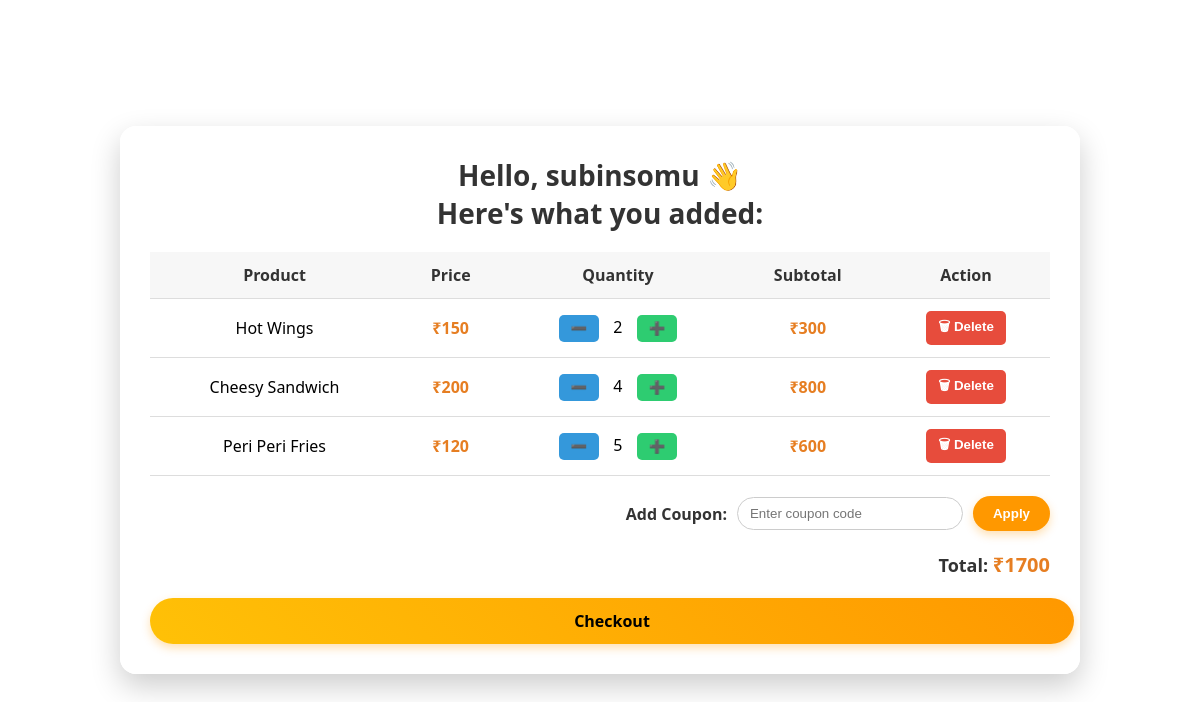
The app's page /cartitems/ (signed in) with its own data.
### myapp/models.py (models this page shows, shortened)
class MyUser(AbstractUser):
    phone = models.CharField(max_length=15, null=True, blank=True)
    address=models.TextField(blank=True,null=True)

### myapp1/models.py (models this page shows, shortened)
class FoodItem(models.Model):
    name = models.CharField(max_length=100,blank=True,null=True)
    price = models.IntegerField(max_length=10,blank=True,null=True)
    image = models.ImageField(upload_to='food_images/',blank=True,null=True)
    description = models.TextField(blank=True, null=True)

### myapp/views.py (the view)
# urls.py: path('cartitems/', views.show_cart, name='show_cart'),
def show_cart(request):
    user = request.user
    cart_items = Cart.objects.filter(user=user)
    cart_data = []
    total = 0
    for item in cart_items:
        subtotal = item.product.price * item.quantity
        total += subtotal
        cart_data.append({
            'product': item.product,
            'quantity': item.quantity,
            'subtotal': subtotal
        })
    discount = 0
    coupon_code = ""
    if request.method == 'POST':
        C_code = request.POST.get('coupon_code')
        coupon_code = C_code
        try:
            code = Coupon.objects.get(coupon_code=C_code)
            discount = int((code.discount_percent / 100) * total)
            request.session['discount'] = discount
            request.session['coupon_code'] = C_code
            messages.success(request, f"{code.discount_percent}% discount applied!")
        except:
            request.session['discount'] = 0
            request.session['coupon_code'] = ""
            messages.error(request, "Invalid coupon.")
    else:
        discount = request.session.get('discount', 0)
        coupon_code = request.session.get('coupon_code', '')
    final_total = total - discount
    context = {
        'cart_items': cart_data,
        'total': final_total,
        'discount': discount,
        'coupon_code': coupon_code,
        'username': user.username
    }
    return render(request, 'add_cart.html', context)

### myapp/templates/add_cart.html (shortened to what this page needs)
<!DOCTYPE html>
<html lang="en">
<head>
</head>
<body>
<div class="cart-container">
  <div class="cart-header">Hello, {{ username }} 👋<br>Here's what you added:</div>
  <table>
    <thead>
      <tr>
        <th>Product</th>
        <th>Price</th>
        <th>Quantity</th>
        <th>Subtotal</th>
        <th>Action</th>
      </tr>
    </thead>
    <tbody>
      {% for item in cart_items %}
      <tr>
        <td>{{ item.product.name }}</td>
        <td class="price">₹{{ item.product.price }}</td>
        <td>
          <form method="post" action="{% url 'myapp:decrease_quantity' item.product.id %}" style="display:inline;">
            <button type="submit" class="action-btn dec-btn">➖</button>
          </form>
          <span style="margin: 0 10px;">{{ item.quantity }}</span>
          <form method="post" action="{% url 'myapp:increase_quantity' item.product.id %}" style="display:inline;">
            <button type="submit" class="action-btn inc-btn">➕</button>
          </form>
        </td>
        <td class="subtotal">₹{{ item.subtotal }}</td>
        <td>
          <form method="post" action="{% url 'myapp:delete_cart_item' item.product.id %}">
            <button type="submit" class="action-btn delete-btn">🗑 Delete</button>
          </form>
        </td>
      </tr>
      {% endfor %}
    </tbody>
  </table>
  <form method="post" action="#" style="margin-bottom: 20px; display: flex; justify-content: flex-end; align-items: center;">
    <label for="coupon" style="font-weight: bold; color: #333; margin-right: 10px;">Add Coupon:</label>
    <input type="text" name="coupon_code" id="coupon"
           placeholder="Enter coupon code"
           style="padding: 8px 12px; border-radius: 20px; border: 1px solid #ccc; width: 200px; margin-right: 10px;"
           value="{{ coupon_code }}">
    <button type="submit"
            style="background: #ff9800; color: white; border: none; padding: 10px 20px; border-radius: 30px; font-weight: bold; cursor: pointer; box-shadow: 0 4px 10px rgba(255, 152, 0, 0.3);">
      Apply
    </button>
    <br>
  </form>
  <div class="total-section">
    Total: <span class="total-amount">₹{{ total }}</span>
  </div>
  <a href="{% url 'myapp:checkout' %}" class="checkout-btn" style="text-decoration: none; text-align: center;">Checkout</a>
</div>
</body>
</html>

### myapp/templates/add_cart.html (style rules this page uses)
body { margin: 0; padding: 0; font-family: 'Segoe UI', sans-serif; background: url('https://images.unsplash.com/photo-1493770348161-369560ae357d?auto=format&fit=crop&w=1950&q=80') no-repeat center center fixed; background-size: cover; backdrop-filter: blur(5px); display: flex; justify-content: center; align-items: center; min-height: 100vh; }
.cart-container { background: rgba(255, 255, 255, 0.95); border-radius: 16px; padding: 30px; width: 90%; max-width: 900px; box-shadow: 0 12px 30px rgba(0, 0, 0, 0.2); }
.cart-header { font-size: 28px; font-weight: bold; color: #333; margin-bottom: 20px; text-align: center; }
table { width: 100%; border-collapse: collapse; margin-bottom: 20px; }
th, td { padding: 12px; text-align: center; border-bottom: 1px solid #ddd; }
th { background-color: #f7f7f7; color: #333; }
.price, .subtotal { color: #e67e22; font-weight: bold; }
.total-section { text-align: right; font-size: 18px; font-weight: bold; color: #333; margin-top: 10px; }
.total-amount { color: #e67e22; font-size: 20px; }
.action-btn { border: none; color: white; padding: 6px 12px; border-radius: 5px; font-weight: bold; cursor: pointer; }
.delete-btn { background-color: #e74c3c; }
.inc-btn { background-color: #2ecc71; }
.dec-btn { background-color: #3498db; }
.checkout-btn { display: block; width: 100%; padding: 12px; margin-top: 20px; font-size: 16px; background: linear-gradient(45deg, #ffc107, #ff9800); border: none; border-radius: 30px; color: #000; font-weight: bold; cursor: pointer; box-shadow: 0 4px 10px rgba(255, 152, 0, 0.3); transition: background 0.3s ease; }

### records on screen
MyUser: username "subinsomu"
FoodItem: product.name "Hot Wings", product.price "150", quantity "2", subtotal "300"
FoodItem: product.name "Cheesy Sandwich", product.price "200", quantity "4", subtotal "800"
FoodItem: product.name "Peri Peri Fries", product.price "120", quantity "5", subtotal "600"

### other values on screen
{{ total }} "1700"
